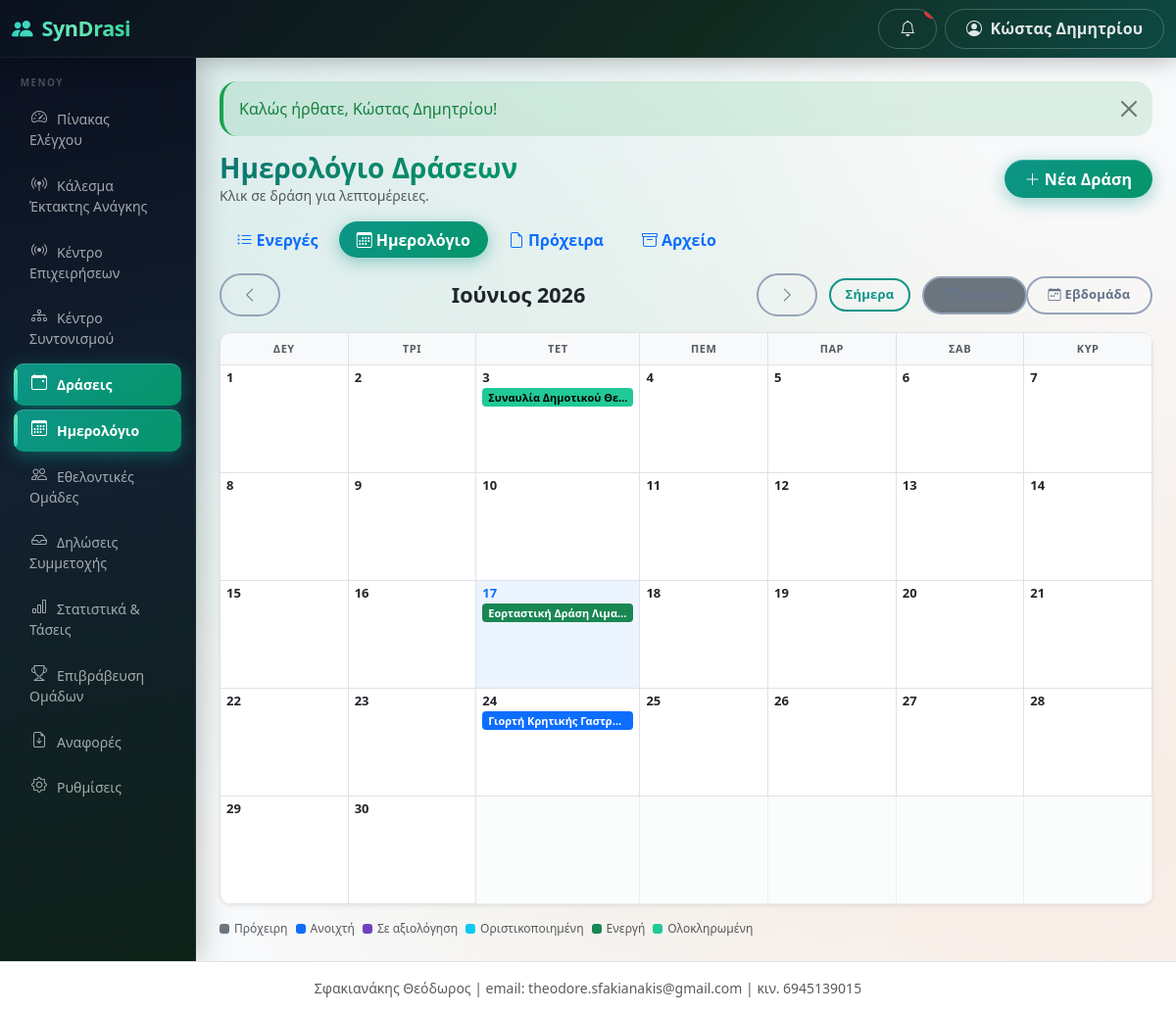
The app's page /public/events/calendar (signed in) with its own data.
### tables this page shows
CREATE TABLE users (
  id INT AUTO_INCREMENT PRIMARY KEY,
  municipality_id INT NULL,
  team_id INT NULL,
  name VARCHAR(255) NOT NULL,
  email VARCHAR(255) NOT NULL UNIQUE,
  phone VARCHAR(50) NULL,
  password_hash VARCHAR(255) NOT NULL,
  role ENUM('super_admin','municipality_admin','team_admin','event_operator') NOT NULL,
  status ENUM('active','inactive') NOT NULL DEFAULT 'active',
  last_login_at DATETIME NULL,
  created_at DATETIME NOT NULL DEFAULT CURRENT_TIMESTAMP,
  updated_at DATETIME NULL ON UPDATE CURRENT_TIMESTAMP,
  INDEX idx_users_municipality_id (municipality_id),
  INDEX idx_users_team_id (team_id)
);

CREATE TABLE events (
  id INT AUTO_INCREMENT PRIMARY KEY,
  municipality_id INT NOT NULL,
  category_id INT NULL,
  title VARCHAR(255) NOT NULL,
  description TEXT NULL,
  location_name VARCHAR(255) NULL,
  address VARCHAR(255) NULL,
  latitude DECIMAL(10,7) NULL,
  longitude DECIMAL(10,7) NULL,
  start_datetime DATETIME NOT NULL,
  end_datetime DATETIME NOT NULL,
  requested_people INT NOT NULL DEFAULT 0,
  requested_vehicle TINYINT(1) NOT NULL DEFAULT 0,
  requested_medical_equipment TINYINT(1) NOT NULL DEFAULT 0,
  instructions TEXT NULL,
  status ENUM('draft','open','review','confirmed','active','completed','cancelled') NOT NULL DEFAULT 'draft',
  published_at DATETIME NULL,
  created_by INT NOT NULL,
  created_at DATETIME NOT NULL DEFAULT CURRENT_TIMESTAMP,
  updated_at DATETIME NULL ON UPDATE CURRENT_TIMESTAMP,
  INDEX idx_events_municipality_id (municipality_id),
  INDEX idx_events_status (status),
  INDEX idx_events_start_datetime (start_datetime)
);

### app/Controllers/EventController.php (called while the page is built, shortened)
<?php
class EventController
{
    public function calendar()
    {
        requireRole(['municipality_admin', 'event_operator']);
        $mid = current_municipality_id();
        $yearMonth = isset($_GET['m']) ? preg_replace('/[^0-9\-]/', '', trim($_GET['m'])) : date('Y-m');
        [$year, $month] = array_map('intval', explode('-', $yearMonth));
        $year  = max(2020, min(2040, $year));
        $month = max(1,    min(12,   $month));
        $from = sprintf('%04d-%02d-01 00:00:00', $year, $month);
        $to   = sprintf('%04d-%02d-%02d 23:59:59', $year, $month, cal_days_in_month(CAL_GREGORIAN, $month, $year));
        $events = dbq(
            "SELECT e.id, e.title, e.status, e.start_datetime, e.end_datetime,
                    c.name AS category_name
             FROM events e
             LEFT JOIN event_categories c ON c.id = e.category_id
             WHERE e.municipality_id = :mid
               AND e.status != 'cancelled'
               AND e.start_datetime <= :to
               AND e.end_datetime   >= :from
             ORDER BY e.start_datetime ASC",
            ['mid' => $mid, 'from' => $from, 'to' => $to]
        )->fetchAll();
        $prevTs    = mktime(0, 0, 0, $month - 1, 1, $year);
        $nextTs    = mktime(0, 0, 0, $month + 1, 1, $year);
        $prevMonth = date('Y-m', $prevTs);
        $nextMonth = date('Y-m', $nextTs);
        render('events/calendar', [
            'pageTitle'  => 'Ημερολόγιο Δράσεων',
            'events'     => $events,
            'year'       => $year,
            'month'      => $month,
            'prevMonth'  => $prevMonth,
            'nextMonth'  => $nextMonth,
        ]);
    }
}

### public/index.php (called while the page is built, shortened)
<?php
require BASE_PATH . '/app/Helpers/functions.php';
require BASE_PATH . '/app/Helpers/Router.php';
spl_autoload_register(function ($class) {
    foreach (['Controllers', 'Models', 'Services'] as $dir) {
        $file = BASE_PATH . '/app/' . $dir . '/' . $class . '.php';
        if (is_file($file)) {
            return;
        }
    }
});
$router = new Router();
$router->dispatch($_SERVER['REQUEST_METHOD'], $_SERVER['REQUEST_URI']);

### app/Models/Notification.php (called while the page is built, shortened)
<?php
class Notification
{
    public static function unreadCount($userId)
    {
        return (int) dbq(
            'SELECT COUNT(*) AS c FROM notifications WHERE user_id = :uid AND is_read = 0',
            ['uid' => $userId]
        )->fetchColumn();
    }
}

### app/Middleware/access.php (called while the page is built, shortened)
<?php
function requireLogin()
{
    if (!is_logged_in() || !current_user()) {
        if (wants_json()) {
            json_out(['success' => false, 'message' => 'Απαιτείται σύνδεση.'], 401);
        }
        flash_set('warning', 'Παρακαλούμε συνδεθείτε για να συνεχίσετε.');
        redirect('/login');
    }
}
function requireRole(array $roles)
{
    requireLogin();
}

### views/events/calendar.php (the view, shortened to what this page needs)
<?php
$monthNames = [
    1 => 'Ιανουάριος', 2 => 'Φεβρουάριος', 3 => 'Μάρτιος',
    4 => 'Απρίλιος',   5 => 'Μάιος',        6 => 'Ιούνιος',
    7 => 'Ιούλιος',    8 => 'Αύγουστος',    9 => 'Σεπτέμβριος',
   10 => 'Οκτώβριος', 11 => 'Νοέμβριος',   12 => 'Δεκέμβριος',
];
$byDay = [];
foreach ($events as $ev) {
    $start = new DateTime($ev['start_datetime']);
    $end   = new DateTime($ev['end_datetime']);
    $cur   = clone $start;
    while ($cur <= $end) {
        if ((int) $cur->format('n') === $month && (int) $cur->format('Y') === $year) {
            $byDay[$cur->format('Y-m-d')][] = $ev;
        }
        $cur->modify('+1 day');
    }
}
$daysInMonth = cal_days_in_month(CAL_GREGORIAN, $month, $year);
$firstDow = (int) (new DateTime(sprintf('%04d-%02d-01', $year, $month)))->format('w');
$firstDow = ($firstDow + 6) % 7;
$today = date('Y-m-d');
function calStatusClass(string $s): string {
    return match($s) {
        'draft'     => 'cal-draft',
        'open'      => 'cal-open',
        'review'    => 'cal-review',
        'confirmed' => 'cal-confirmed',
        'active'    => 'cal-active',
        'completed' => 'cal-completed',
        'closed'    => 'cal-closed',
        default     => 'cal-other',
    };
}
?>
<div class="d-flex flex-wrap justify-content-between align-items-center mb-3 gap-2">
  <div>
    <h1 class="h3 mb-0">Ημερολόγιο Δράσεων</h1>
    <p class="text-muted small mb-0">Κλικ σε δράση για λεπτομέρειες.</p>
  </div>
  <?php if (current_role() === 'municipality_admin'): ?>
  <a href="<?= e(url('/events/create')) ?>" class="btn btn-primary">
    <i class="bi bi-plus-lg me-1"></i>Νέα Δράση
  </a>
  <?php endif; ?>
</div>
<ul class="nav nav-pills mb-3 gap-1">
  <li class="nav-item"><a class="nav-link" href="<?= e(url('/events')) ?>"><i class="bi bi-list-ul me-1"></i>Ενεργές</a></li>
  <li class="nav-item"><a class="nav-link active" href="<?= e(url('/events/calendar')) ?>"><i class="bi bi-calendar3 me-1"></i>Ημερολόγιο</a></li>
  <li class="nav-item"><a class="nav-link" href="<?= e(url('/events/drafts')) ?>"><i class="bi bi-file-earmark me-1"></i>Πρόχειρα</a></li>
  <li class="nav-item"><a class="nav-link" href="<?= e(url('/events/completed')) ?>"><i class="bi bi-archive me-1"></i>Αρχείο</a></li>
</ul>
<div class="cal-nav">
  <a href="<?= e(url('/events/calendar?m=' . $prevMonth)) ?>" class="btn btn-outline-secondary">
    <i class="bi bi-chevron-left"></i>
  </a>
  <h2 class="text-center">
    <?= e($monthNames[$month]) ?> <?= $year ?>
  </h2>
  <a href="<?= e(url('/events/calendar?m=' . $nextMonth)) ?>" class="btn btn-outline-secondary">
    <i class="bi bi-chevron-right"></i>
  </a>
  <a href="<?= e(url('/events/calendar?m=' . date('Y-m'))) ?>"
     class="btn btn-outline-primary btn-sm ms-auto"
     <?= date('Y-m') === sprintf('%04d-%02d', $year, $month) ? 'disabled' : '' ?>>
    Σήμερα
  </a>
  <div class="btn-group btn-group-sm cal-view-toggle" role="group">
    <button type="button" class="btn btn-outline-secondary active" id="btnMonthView">
      <i class="bi bi-calendar3 me-1"></i>Μήνας
    </button>
    <button type="button" class="btn btn-outline-secondary" id="btnWeekView">
      <i class="bi bi-calendar-week me-1"></i>Εβδομάδα
    </button>
  </div>
</div>
<div id="monthView">
  <div class="cal-grid shadow-sm">
    <?php $dowLabels = ['Δευ', 'Τρι', 'Τετ', 'Πεμ', 'Παρ', 'Σαβ', 'Κυρ']; ?>
    <?php foreach ($dowLabels as $dl): ?>
      <div class="cal-dow-header"><?= $dl ?></div>
    <?php endforeach; ?>
    <?php for ($d = 1; $d <= $daysInMonth; $d++): ?>
      <?php
        $dateKey  = sprintf('%04d-%02d-%02d', $year, $month, $d);
        $dayEvents = $byDay[$dateKey] ?? [];
        $isToday  = ($dateKey === $today);
        $classes  = 'cal-cell' . ($isToday ? ' today' : '') . ($dayEvents ? ' has-events' : '');
      ?>
      <div class="<?= $classes ?>" data-date="<?= e($dateKey) ?>">
        <div class="cal-day-num"><?= $d ?></div>
        <?php if ($dayEvents): ?>
          <div class="cal-pills">
            <?php foreach ($dayEvents as $ev): ?>
              <a href="<?= e(url('/events/' . $ev['id'])) ?>"
                 class="cal-pill <?= calStatusClass($ev['status']) ?>"
                 title="<?= e($ev['title']) ?> · <?= e(greek_status($ev['status'])) ?> · <?= e(gr_time($ev['start_datetime'])) ?>">
                <?= e(mb_strimwidth($ev['title'], 0, 22, '…')) ?>
              </a>
            <?php endforeach; ?>
          </div>
        <?php endif; ?>
      </div>
    <?php endfor; ?>
    <?php
      $totalCells = $firstDow + $daysInMonth;
      $trailing   = (7 - ($totalCells % 7)) % 7;
      for ($i = 0; $i < $trailing; $i++):
    ?>
      <div class="cal-cell other-month"></div>
    <?php endfor; ?>
  </div>
  <div class="cal-legend mt-3">
    <?php
    $legendItems = [
      'draft'     => ['#6c757d', 'Πρόχειρη'],
      'open'      => ['#0d6efd', 'Ανοιχτή'],
      'review'    => ['#6f42c1', 'Σε αξιολόγηση'],
      'confirmed' => ['#0dcaf0', 'Οριστικοποιημένη'],
      'active'    => ['#198754', 'Ενεργή'],
      'completed' => ['#20c997', 'Ολοκληρωμένη'],
    ];
    foreach ($legendItems as $st => [$color, $label]):
    ?>
      <div class="cal-legend-item">
        <div class="cal-legend-dot" style="background:<?= $color ?>"></div>
        <?= e($label) ?>
      </div>
    <?php endforeach; ?>
  </div>
</div>

### app/Helpers/Router.php (shortened to what this page needs)
<?php
class Router
{
    private $routes = [];
    public function get($pattern, $handler)
    {
        $this->routes[] = ['GET', $pattern, $handler];
    }
    public function post($pattern, $handler)
    {
        $this->routes[] = ['POST', $pattern, $handler];
    }
    public function dispatch($method, $uri)
    {
        $path = parse_url($uri, PHP_URL_PATH);
        $base = base_uri();
        if ($base !== '' && strpos($path, $base) === 0) {
            $path = substr($path, strlen($base));
        } else {
            $parent = preg_replace('#/public$#', '', $base);
            if ($parent !== $base && $parent !== '' && strpos($path, $parent) === 0) {
                $path = substr($path, strlen($parent));
            }
        }
        $path = '/' . trim($path, '/');
        foreach ($this->routes as $route) {
            list($m, $pattern, $handler) = $route;
            if ($m !== $method) {
                continue;
            }
            $regex = '#^' . preg_replace_callback(
                '/\{([a-zA-Z_]+)\}/',
                function ($m) {
                    return $m[1] === 'token' ? '([A-Za-z0-9]+)' : '(\d+)';
                },
                $pattern
            ) . '$#';
            if (preg_match($regex, $path, $matches)) {
                array_shift($matches);
                list($class, $action) = explode('@', $handler);
                $controller = new $class();
                return call_user_func_array([$controller, $action], $matches);
            }
        }
    }
}

### views/layouts/header.php (shortened to what this page needs)
<?php $unreadCount = is_logged_in() ? Notification::unreadCount($_SESSION['user_id']) : 0; ?>
<!DOCTYPE html>
<html lang="el">
<head>
<link href="https://cdn.jsdelivr.net/npm/bootstrap@5.3.3/dist/css/bootstrap.min.css" rel="stylesheet">
<link href="https://cdn.jsdelivr.net/npm/bootstrap-icons@1.11.3/font/bootstrap-icons.min.css" rel="stylesheet">
<link href="https://unpkg.com/leaflet@1.9.4/dist/leaflet.css" rel="stylesheet">
<link href="<?= e(url('/assets/css/app.css')) ?>" rel="stylesheet">
</head>
<body class="bg-light">
<nav class="navbar navbar-dark syndrasi-topbar sticky-top">
  <div class="container-fluid">
    <div class="d-flex align-items-center">
      <a class="navbar-brand fw-bold" href="<?= e(url('/')) ?>">
        <i class="bi bi-people-fill me-1"></i> SynDrasi
      </a>
    </div>
    <div class="d-flex align-items-center gap-2">
      <a href="<?= e(url('/notifications')) ?>" class="btn btn-outline-light position-relative" title="Ειδοποιήσεις" id="navNotifBell">
        <i class="bi bi-bell"></i>
        <span class="position-absolute top-0 start-100 translate-middle badge rounded-pill bg-danger"
              id="navNotifBadge" <?= $unreadCount > 0 ? '' : 'style="display:none"' ?>><?= (int) $unreadCount ?></span>
      </a>
      <div class="dropdown">
        <button class="btn btn-outline-light dropdown-toggle" data-bs-toggle="dropdown">
          <i class="bi bi-person-circle me-1"></i>
          <span class="d-none d-md-inline"><?= e(current_user() ? current_user()['name'] : '') ?></span>
        </button>
      </div>
    </div>
  </div>
</nav>
<div class="container-fluid">
  <div class="row">
    <?php include BASE_PATH . '/views/layouts/sidebar.php'; ?>
    <main class="col-lg-10 ms-sm-auto px-3 px-md-4 py-4">
      <?php include BASE_PATH . '/views/layouts/flash.php'; ?>

### records on screen
users: name "Κώστας Δημητρίου"
events: title "Συναυλία Δημοτικού Θε…"
events: title "Εορταστική Δράση Λιμα…"
events: title "Γιορτή Κρητικής Γαστρ…"

### other values on screen
$m[2] "Πίνακας Ελέγχου"
$m[2] "Κάλεσμα Έκτακτης Ανάγκης"
$m[2] "Κέντρο Επιχειρήσεων"
$m[2] "Κέντρο Συντονισμού"
$m[2] "Δράσεις"
$m[2] "Ημερολόγιο"
$m[2] "Εθελοντικές Ομάδες"
$m[2] "Δηλώσεις Συμμετοχής"
$m[2] "Στατιστικά & Τάσεις"
$m[2] "Επιβράβευση Ομάδων"
$m[2] "Αναφορές"
$m[2] "Ρυθμίσεις"
$f['message'] "Καλώς ήρθατε, Κώστας Δημητρίου!"
$dl "ΔΕΥ"
$dl "ΤΡΙ"
